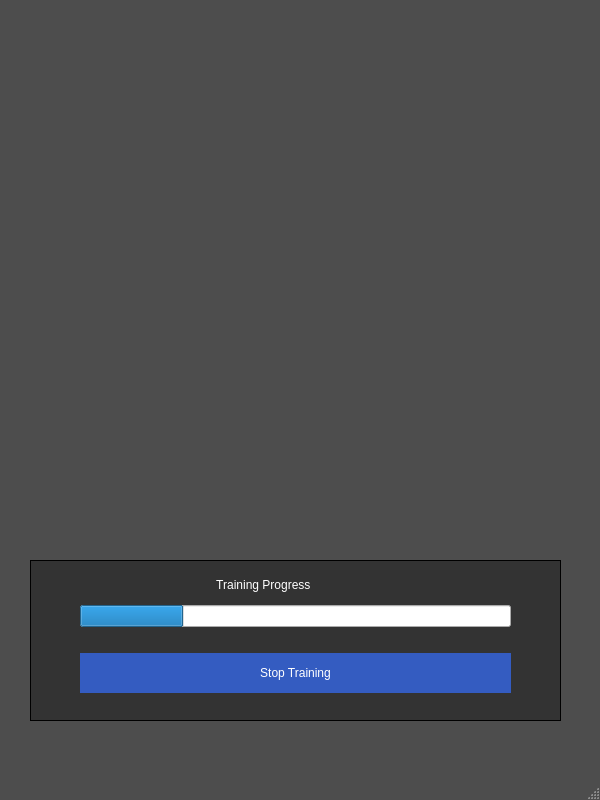
<?xml version="1.0" encoding="UTF-8"?>
<ui version="4.0">
 <class>training_session</class>
 <widget class="QMainWindow" name="training_session">
  <property name="geometry">
   <rect>
    <x>0</x>
    <y>0</y>
    <width>600</width>
    <height>800</height>
   </rect>
  </property>
  <property name="minimumSize">
   <size>
    <width>600</width>
    <height>800</height>
   </size>
  </property>
  <property name="palette">
   <palette>
    <active>
     <colorrole role="Base">
      <brush brushstyle="SolidPattern">
       <color alpha="255">
        <red>77</red>
        <green>77</green>
        <blue>77</blue>
       </color>
      </brush>
     </colorrole>
     <colorrole role="Window">
      <brush brushstyle="SolidPattern">
       <color alpha="255">
        <red>77</red>
        <green>77</green>
        <blue>77</blue>
       </color>
      </brush>
     </colorrole>
    </active>
    <inactive>
     <colorrole role="Base">
      <brush brushstyle="SolidPattern">
       <color alpha="255">
        <red>77</red>
        <green>77</green>
        <blue>77</blue>
       </color>
      </brush>
     </colorrole>
     <colorrole role="Window">
      <brush brushstyle="SolidPattern">
       <color alpha="255">
        <red>77</red>
        <green>77</green>
        <blue>77</blue>
       </color>
      </brush>
     </colorrole>
    </inactive>
    <disabled>
     <colorrole role="Base">
      <brush brushstyle="SolidPattern">
       <color alpha="255">
        <red>77</red>
        <green>77</green>
        <blue>77</blue>
       </color>
      </brush>
     </colorrole>
     <colorrole role="Window">
      <brush brushstyle="SolidPattern">
       <color alpha="255">
        <red>77</red>
        <green>77</green>
        <blue>77</blue>
       </color>
      </brush>
     </colorrole>
    </disabled>
   </palette>
  </property>
  <property name="windowTitle">
   <string>TrainingSession</string>
  </property>
  <widget class="QWidget" name="centralwidget">
   <widget class="QWidget" name="view_graph_1" native="true">
    <property name="geometry">
     <rect>
      <x>30</x>
      <y>20</y>
      <width>531</width>
      <height>250</height>
     </rect>
    </property>
    <property name="minimumSize">
     <size>
      <width>0</width>
      <height>250</height>
     </size>
    </property>
    <property name="palette">
     <palette>
      <active>
       <colorrole role="Base">
        <brush brushstyle="SolidPattern">
         <color alpha="255">
          <red>77</red>
          <green>77</green>
          <blue>77</blue>
         </color>
        </brush>
       </colorrole>
       <colorrole role="Window">
        <brush brushstyle="SolidPattern">
         <color alpha="255">
          <red>77</red>
          <green>77</green>
          <blue>77</blue>
         </color>
        </brush>
       </colorrole>
      </active>
      <inactive>
       <colorrole role="Base">
        <brush brushstyle="SolidPattern">
         <color alpha="255">
          <red>77</red>
          <green>77</green>
          <blue>77</blue>
         </color>
        </brush>
       </colorrole>
       <colorrole role="Window">
        <brush brushstyle="SolidPattern">
         <color alpha="255">
          <red>77</red>
          <green>77</green>
          <blue>77</blue>
         </color>
        </brush>
       </colorrole>
      </inactive>
      <disabled>
       <colorrole role="Base">
        <brush brushstyle="SolidPattern">
         <color alpha="255">
          <red>77</red>
          <green>77</green>
          <blue>77</blue>
         </color>
        </brush>
       </colorrole>
       <colorrole role="Window">
        <brush brushstyle="SolidPattern">
         <color alpha="255">
          <red>77</red>
          <green>77</green>
          <blue>77</blue>
         </color>
        </brush>
       </colorrole>
      </disabled>
     </palette>
    </property>
   </widget>
   <widget class="QWidget" name="view_graph_2" native="true">
    <property name="geometry">
     <rect>
      <x>30</x>
      <y>290</y>
      <width>531</width>
      <height>250</height>
     </rect>
    </property>
    <property name="minimumSize">
     <size>
      <width>0</width>
      <height>250</height>
     </size>
    </property>
   </widget>
   <widget class="QFrame" name="options_frame_4">
    <property name="geometry">
     <rect>
      <x>30</x>
      <y>560</y>
      <width>531</width>
      <height>161</height>
     </rect>
    </property>
    <property name="styleSheet">
     <string notr="true">QFrame {
    background-color: #333333;
}</string>
    </property>
    <property name="frameShape">
     <enum>QFrame::Panel</enum>
    </property>
    <property name="frameShadow">
     <enum>QFrame::Plain</enum>
    </property>
    <layout class="QGridLayout" name="gridLayout_5">
     <item row="1" column="1">
      <spacer name="horizontalSpacer_7">
       <property name="orientation">
        <enum>Qt::Horizontal</enum>
       </property>
       <property name="sizeType">
        <enum>QSizePolicy::Fixed</enum>
       </property>
       <property name="sizeHint" stdset="0">
        <size>
         <width>40</width>
         <height>20</height>
        </size>
       </property>
      </spacer>
     </item>
     <item row="1" column="4">
      <spacer name="horizontalSpacer_8">
       <property name="orientation">
        <enum>Qt::Horizontal</enum>
       </property>
       <property name="sizeType">
        <enum>QSizePolicy::Fixed</enum>
       </property>
       <property name="sizeHint" stdset="0">
        <size>
         <width>40</width>
         <height>20</height>
        </size>
       </property>
      </spacer>
     </item>
     <item row="1" column="3">
      <widget class="QProgressBar" name="progressBar_2">
       <property name="styleSheet">
        <string notr="true">QProgressBar {
    color: white;
}</string>
       </property>
       <property name="value">
        <number>24</number>
       </property>
      </widget>
     </item>
     <item row="3" column="3">
      <widget class="QPushButton" name="pushButton_4">
       <property name="minimumSize">
        <size>
         <width>0</width>
         <height>40</height>
        </size>
       </property>
       <property name="maximumSize">
        <size>
         <width>16777215</width>
         <height>60</height>
        </size>
       </property>
       <property name="styleSheet">
        <string notr="true">QPushButton {
    background-color: #345CC1;
    color: white; /* Set text color to white for better contrast */
    border: none;
    padding: 8px 16px; /* Optional: Add some padding for better appearance */
}

QPushButton:hover {
    background-color: #2A4BA0; /* Optional: Slightly darker color on hover */
}

QPushButton:pressed {
    background-color: #1E3C8C; /* Optional: Even darker color when pressed */
}
</string>
       </property>
       <property name="text">
        <string>Stop Training</string>
       </property>
      </widget>
     </item>
     <item row="4" column="3">
      <spacer name="verticalSpacer_8">
       <property name="orientation">
        <enum>Qt::Vertical</enum>
       </property>
       <property name="sizeType">
        <enum>QSizePolicy::Fixed</enum>
       </property>
       <property name="sizeHint" stdset="0">
        <size>
         <width>20</width>
         <height>40</height>
        </size>
       </property>
      </spacer>
     </item>
     <item row="0" column="3">
      <widget class="QLabel" name="label_6">
       <property name="minimumSize">
        <size>
         <width>0</width>
         <height>30</height>
        </size>
       </property>
       <property name="styleSheet">
        <string notr="true">QLabel {
    color: white;
}</string>
       </property>
       <property name="text">
        <string>                                         Training Progress</string>
       </property>
      </widget>
     </item>
     <item row="2" column="3">
      <spacer name="verticalSpacer_9">
       <property name="orientation">
        <enum>Qt::Vertical</enum>
       </property>
       <property name="sizeType">
        <enum>QSizePolicy::Fixed</enum>
       </property>
       <property name="sizeHint" stdset="0">
        <size>
         <width>20</width>
         <height>20</height>
        </size>
       </property>
      </spacer>
     </item>
    </layout>
   </widget>
  </widget>
  <widget class="QStatusBar" name="statusbar"/>
 </widget>
 <resources/>
 <connections/>
</ui>
